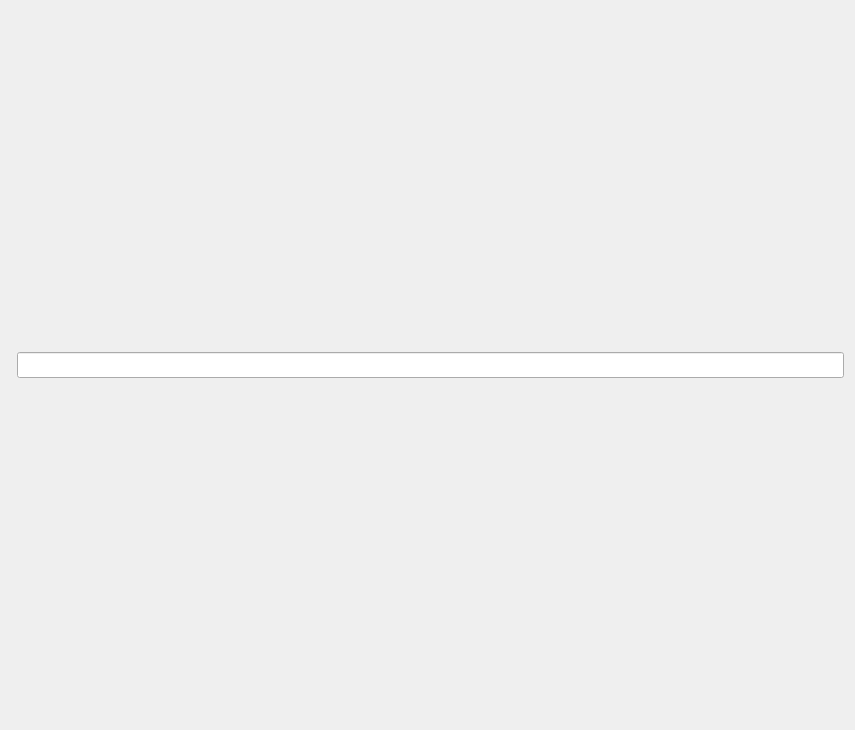
<?xml version="1.0" encoding="UTF-8"?>
<ui version="4.0">
 <class>Form2</class>
 <widget class="QWidget" name="Form2">
  <property name="geometry">
   <rect>
    <x>0</x>
    <y>0</y>
    <width>855</width>
    <height>730</height>
   </rect>
  </property>
  <property name="font">
   <font>
    <pointsize>11</pointsize>
   </font>
  </property>
  <property name="windowTitle">
   <string>Form</string>
  </property>
  <layout class="QHBoxLayout" name="horizontalLayout">
   <item>
    <widget class="NavigationInterface" name="NavigationInterface"/>
   </item>
   <item>
    <widget class="LineEdit" name="LineEdit"/>
   </item>
  </layout>
 </widget>
 <customwidgets>
  <customwidget>
   <class>NavigationInterface</class>
   <extends>QWidget</extends>
   <header>qfluentwidgets</header>
  </customwidget>
  <customwidget>
   <class>LineEdit</class>
   <extends>QLineEdit</extends>
   <header>qfluentwidgets</header>
  </customwidget>
 </customwidgets>
 <resources/>
 <connections/>
</ui>
